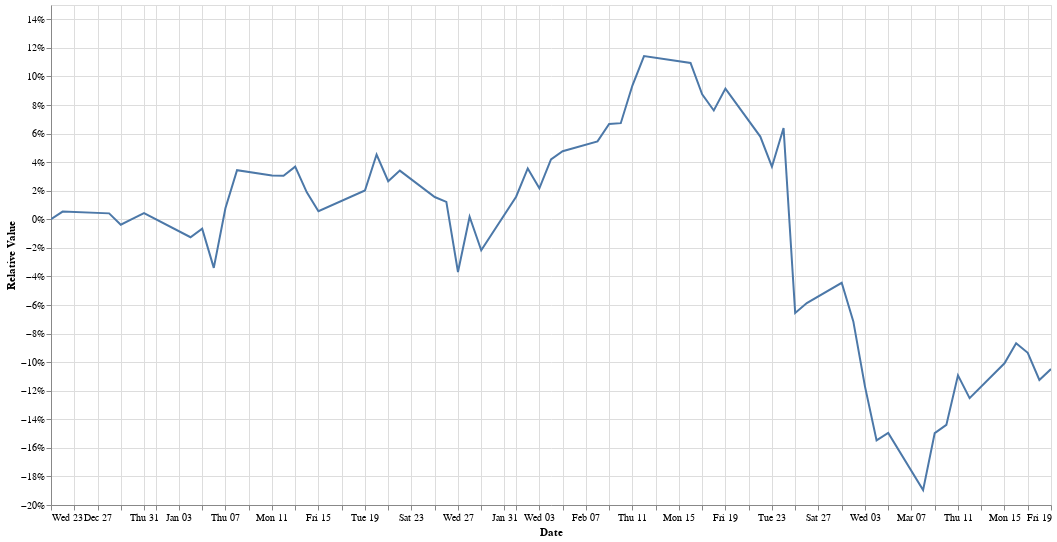

Source (notebook cell):
### Code cell
import altair as alt


def draw_relative_graph_single(df:pd.DataFrame, ref_date:datetime, column_value:str = "Close"):
    "Draw graph with altair of single stock relative to a given date"
    df = df[df["Date"] >= ref_date]
    try:
        df.drop(["Volume", "Dividends", "Stock Splits"], axis=1, inplace=True)
    except:
        pass
    if not df.empty:
        ref_value = float(df.iloc[0][column_value])
        df["Relative Value"] = df[column_value] / ref_value - 1

    data = alt.Chart(df).mark_line().encode(
        alt.X('Date:T'),
        alt.Y('Relative Value:Q', scale=alt.Scale(zero=False), axis=alt.Axis(format='%')),
        # color='ETF',
        # strokeDash='ETF',
    ).properties(width=1000, height=500)
    return data

today = datetime.today()
draw_relative_graph_single(df, today - relativedelta(months=3)).interactive()

### Figure 1 — Vega-Lite specification as saved in the notebook (floating-point values rounded to 4 significant figures)
{"config": {"view": {"continuousWidth": 400, "continuousHeight": 300}}, "data": {"name": "data-563d2bc27a975a361f675715430926ab"}, "mark": "line", "encoding": {"x": {"type": "temporal", "field": "Date"}, "y": {"type": "quantitative", "axis": {"format": "%"}, "field": "Relative Value", "scale": {"zero": false}}}, "height": 500, "selection": {"selector002": {"type": "interval", "bind": "scales", "encodings": ["x", "y"]}}, "width": 1000, "$schema": "https://vega.github.io/schema/vega-lite/v4.8.1.json", "datasets": {"data-563d2bc27a975a361f675715430926ab": [{"Date": "2020-12-23T00:00:00", "Open": 364.7, "High": 369.8, "Low": 362.2, "Close": 362.2, "Relative Value": 0.0}, {"Date": "2020-12-24T00:00:00", "Open": 362.8, "High": 366.3, "Low": 361.1, "Close": 364.2, "Relative Value": 0.005384}, {"Date": "2020-12-28T00:00:00", "Open": 367.1, "High": 368.0, "Low": 361.9, "Close": 363.7, "Relative Value": 0.004141}, {"Date": "2020-12-29T00:00:00", "Open": 365.0, "High": 366.7, "Low": 358.7, "Close": 360.9, "Relative Value": -0.003782}, {"Date": "2020-12-30T00:00:00", "Open": 363.0, "High": 364.9, "Low": 360.9, "Close": 362.3, "Relative Value": 0.0002761}, {"Date": "2020-12-31T00:00:00", "Open": 363.8, "High": 366.5, "Low": 362.4, "Close": 363.8, "Relative Value": 0.004362}, {"Date": "2021-01-04T00:00:00", "Open": 362.4, "High": 373.8, "Low": 353.8, "Close": 357.7, "Relative Value": -0.01256}, {"Date": "2021-01-05T00:00:00", "Open": 356.8, "High": 360.5, "Low": 353.7, "Close": 359.8, "Relative Value": -0.006598}, {"Date": "2021-01-06T00:00:00", "Open": 351.9, "High": 355.4, "Low": 348.5, "Close": 349.9, "Relative Value": -0.03401}, {"Date": "2021-01-07T00:00:00", "Open": 352.6, "High": 366.2, "Low": 352.6, "Close": 365.0, "Relative Value": 0.00773}, {"Date": "2021-01-08T00:00:00", "Open": 366.6, "High": 375.8, "Low": 365.0, "Close": 374.7, "Relative Value": 0.03434}, {"Date": "2021-01-11T00:00:00", "Open": 371.6, "High": 375.0, "Low": 369.0, "Close": 373.3, "Relative Value": 0.03067}, {"Date": "2021-01-12T00:00:00", "Open": 371.4, "High": 375.9, "Low": 370.6, "Close": 373.3, "Relative Value": 0.03051}, {"Date": "2021-01-13T00:00:00", "Open": 370.9, "High": 378.9, "Low": 366.5, "Close": 375.6, "Relative Value": 0.03688}, {"Date": "2021-01-14T00:00:00", "Open": 376.0, "High": 378.4, "Low": 367.6, "Close": 369.0, "Relative Value": 0.01886}, {"Date": "2021-01-15T00:00:00", "Open": 368.9, "High": 370.6, "Low": 362.2, "Close": 364.3, "Relative Value": 0.005687}, {"Date": "2021-01-19T00:00:00", "Open": 367.3, "High": 370.8, "Low": 365.3, "Close": 369.5, "Relative Value": 0.02013}, {"Date": "2021-01-20T00:00:00", "Open": 371.9, "High": 380.8, "Low": 371.5, "Close": 378.6, "Relative Value": 0.04536}, {"Date": "2021-01-21T00:00:00", "Open": 379.6, "High": 380.2, "Low": 371.7, "Close": 371.9, "Relative Value": 0.02661}, {"Date": "2021-01-22T00:00:00", "Open": 371.2, "High": 375.8, "Low": 370.8, "Close": 374.6, "Relative Value": 0.0341}, {"Date": "2021-01-25T00:00:00", "Open": 376.6, "High": 377.6, "Low": 364.5, "Close": 367.9, "Relative Value": 0.0156}, {"Date": "2021-01-26T00:00:00", "Open": 368.1, "High": 369.9, "Low": 363.0, "Close": 366.6, "Relative Value": 0.0122}, {"Date": "2021-01-27T00:00:00", "Open": 362.2, "High": 365.0, "Low": 345.5, "Close": 348.9, "Relative Value": -0.03691}, {"Date": "2021-01-28T00:00:00", "Open": 353.4, "High": 369.5, "Low": 352.9, "Close": 362.9, "Relative Value": 0.001794}, {"Date": "2021-01-29T00:00:00", "Open": 357.2, "High": 360.9, "Low": 351.9, "Close": 354.4, "Relative Value": -0.02167}, {"Date": "2021-02-01T00:00:00", "Open": 358.1, "High": 370.4, "Low": 356.3, "Close": 367.9, "Relative Value": 0.01579}, {"Date": "2021-02-02T00:00:00", "Open": 370.0, "High": 378.0, "Low": 370.0, "Close": 375.1, "Relative Value": 0.03561}, {"Date": "2021-02-03T00:00:00", "Open": 376.7, "High": 377.0, "Low": 369.8, "Close": 370.1, "Relative Value": 0.02167}, {"Date": "2021-02-04T00:00:00", "Open": 372.6, "High": 377.6, "Low": 370.8, "Close": 377.4, "Relative Value": 0.04194}, {"Date": "2021-02-05T00:00:00", "Open": 379.7, "High": 384.7, "Low": 377.4, "Close": 379.5, "Relative Value": 0.04765}, {"Date": "2021-02-08T00:00:00", "Open": 381.1, "High": 383.8, "Low": 379.5, "Close": 382.0, "Relative Value": 0.05452}, {"Date": "2021-02-09T00:00:00", "Open": 382.0, "High": 387.9, "Low": 381.5, "Close": 386.4, "Relative Value": 0.06673}, {"Date": "2021-02-10T00:00:00", "Open": 389.0, "High": 390.3, "Low": 383.4, "Close": 386.6, "Relative Value": 0.06728}, {"Date": "2021-02-11T00:00:00", "Open": 390.4, "High": 396.6, "Low": 390.4, "Close": 396.1, "Relative Value": 0.09362}, {"Date": "2021-02-12T00:00:00", "Open": 397.6, "High": 404.2, "Low": 395.1, "Close": 403.6, "Relative Value": 0.1142}, {"Date": "2021-02-16T00:00:00", "Open": 404.9, "High": 413.2, "Low": 400.8, "Close": 401.9, "Relative Value": 0.1094}, {"Date": "2021-02-17T00:00:00", "Open": 397.6, "High": 397.6, "Low": 388.4, "Close": 393.9, "Relative Value": 0.08746}, {"Date": "2021-02-18T00:00:00", "Open": 390.5, "High": 391.5, "Low": 383.4, "Close": 389.8, "Relative Value": 0.07617}, {"Date": "2021-02-19T00:00:00", "Open": 391.2, "High": 400.6, "Low": 390.1, "Close": 395.4, "Relative Value": 0.09152}, {"Date": "2021-02-22T00:00:00", "Open": 393.6, "High": 393.6, "Low": 382.0, "Close": 383.2, "Relative Value": 0.05792}, {"Date": "2021-02-23T00:00:00", "Open": 378.0, "High": 378.5, "Low": 364.9, "Close": 375.6, "Relative Value": 0.03683}, {"Date": "2021-02-24T00:00:00", "Open": 371.7, "High": 386.7, "Low": 365.0, "Close": 385.4, "Relative Value": 0.06391}, {"Date": "2021-02-25T00:00:00", "Open": 354.4, "High": 369.7, "Low": 336.8, "Close": 338.5, "Relative Value": -0.0656}, {"Date": "2021-02-26T00:00:00", "Open": 341.0, "High": 349.0, "Low": 338.0, "Close": 341.0, "Relative Value": -0.05861}, {"Date": "2021-03-01T00:00:00", "Open": 347.4, "High": 352.5, "Low": 345.0, "Close": 346.1, "Relative Value": -0.04448}, {"Date": "2021-03-02T00:00:00", "Open": 350.1, "High": 350.8, "Low": 334.9, "Close": 336.3, "Relative Value": -0.07148}, {"Date": "2021-03-03T00:00:00", "Open": 333.8, "High": 333.8, "Low": 317.5, "Close": 319.9, "Relative Value": -0.1169}, {"Date": "2021-03-04T00:00:00", "Open": 319.0, "High": 321.8, "Low": 301.7, "Close": 306.2, "Relative Value": -0.1548}, {"Date": "2021-03-05T00:00:00", "Open": 311.9, "High": 312.6, "Low": 292.8, "Close": 308.0, "Relative Value": -0.1496}, {"Date": "2021-03-08T00:00:00", "Open": 307.5, "High": 311.9, "Low": 292.8, "Close": 293.5, "Relative Value": -0.1896}, {"Date": "2021-03-09T00:00:00", "Open": 300.0, "High": 312.9, "Low": 297.8, "Close": 308.0, "Relative Value": -0.1497}, {"Date": "2021-03-10T00:00:00", "Open": 310.6, "High": 316.9, "Low": 308.2, "Close": 310.1, "Relative Value": -0.1439}, {"Date": "2021-03-11T00:00:00", "Open": 317.7, "High": 325.4, "Low": 317.7, "Close": 322.6, "Relative Value": -0.1093}, {"Date": "2021-03-12T00:00:00", "Open": 316.6, "High": 319.3, "Low": 314.1, "Close": 316.9, "Relative Value": -0.1252}, {"Date": "2021-03-15T00:00:00", "Open": 314.8, "High": 325.9, "Low": 314.8, "Close": 325.7, "Relative Value": -0.1008}, {"Date": "2021-03-16T00:00:00", "Open": 330.0, "High": 333.2, "Low": 328.0, "Close": 330.8, "Relative Value": -0.0868}, {"Date": "2021-03-17T00:00:00", "Open": 326.4, "High": 330.9, "Low": 321.4, "Close": 328.4, "Relative Value": -0.09345}, {"Date": "2021-03-18T00:00:00", "Open": 321.4, "High": 327.4, "Low": 318.1, "Close": 321.5, "Relative Value": -0.1124}, {"Date": "2021-03-19T00:00:00", "Open": 322.4, "High": 328.4, "Low": 320.7, "Close": 324.2, "Relative Value": -0.1048}]}}
